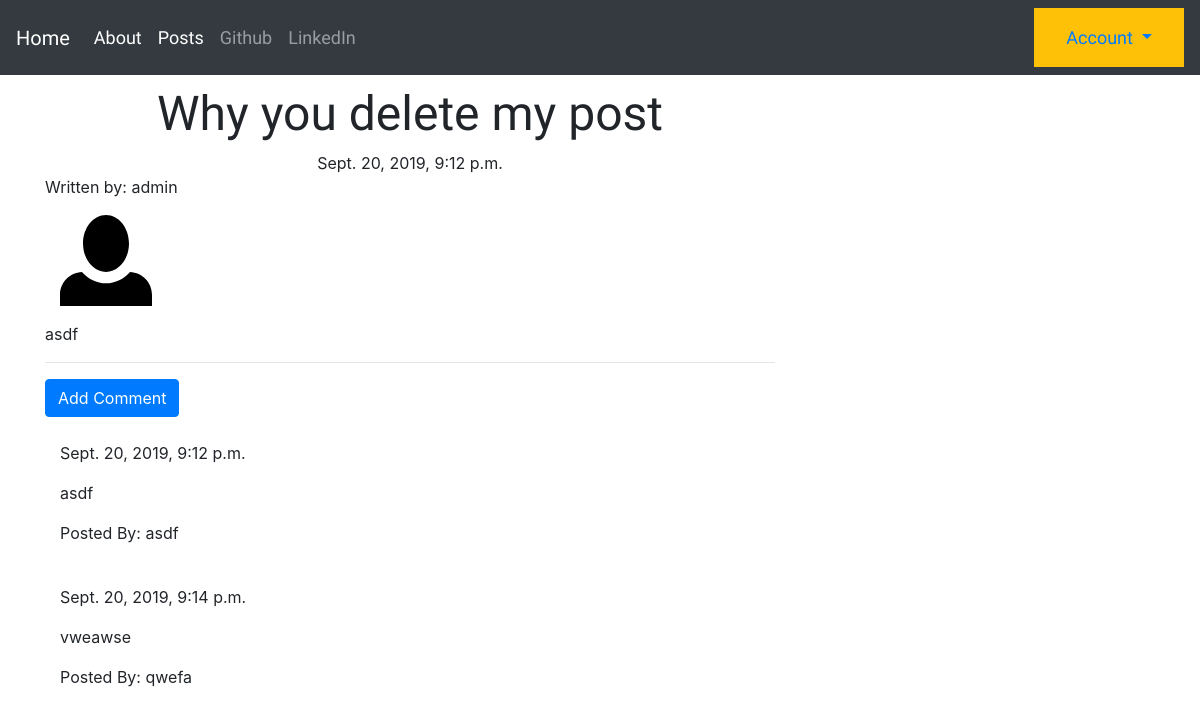
Page /blog/post/1 on the earlier database version.
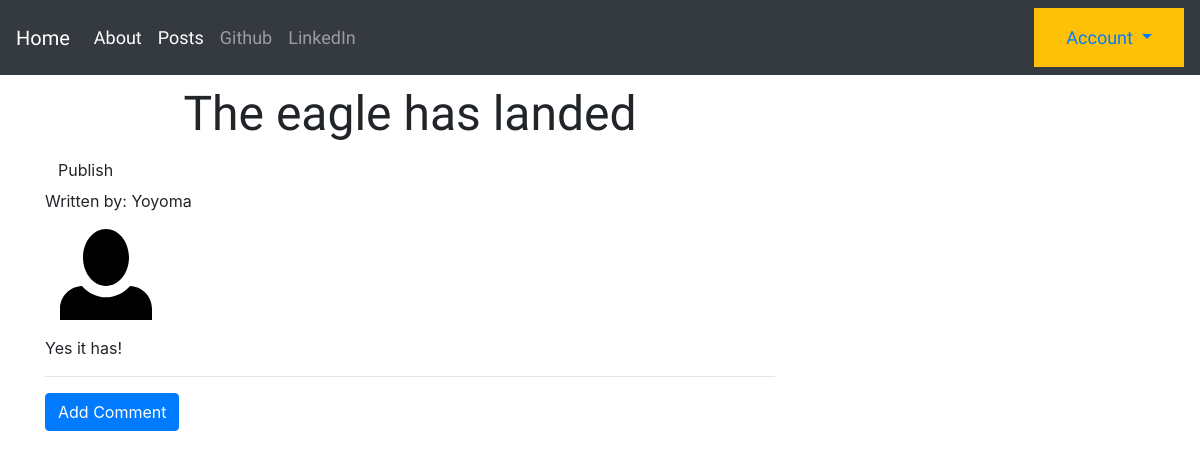
Same page on the later database version.
### blog/models.py (models this page shows, shortened)
class Post(models.Model):
    class Meta:
        app_label = 'blog'
    author = models.ForeignKey('auth.User',on_delete=models.CASCADE,blank=True)
    title = models.CharField(max_length=200)
    text = models.TextField()
    create_date = models.DateTimeField(default=timezone.now)
    published_date = models.DateTimeField(blank=True,null=True)
    def get_author_profile_pic(self):
        username = self.author.username
        if(username == "admin"):
            return ""
        else:
            try:
                pic = get_object_or_404(UserProfileInfo,user_id=get_object_or_404(User,username=username).id).profile_pic.url
            except ValueError:
                return ""
            return pic

class Comment(models.Model):
    class Meta:
        app_label = 'blog'
    post = models.ForeignKey('blog.Post',related_name='comments',on_delete=models.CASCADE)
    author = models.CharField(max_length=200)
    text = models.TextField()
    create_date = models.DateTimeField(default=timezone.now)
    approved_comment = models.BooleanField(default=False)

### blog/views.py (the view)
# urls.py: url(r'^post/(?P<pk>\d+)$',views.PostDetailView.as_view(),name='post_detail'),
class PostDetailView(DetailView):
    model = Post

### blog/templates/blog/post_detail.html (shortened to what this page needs)
{% extends "blog/base.html" %}
{% load static %}
{% block content %}
<h1 class="posttitle loader">{{post.title}}</h1>
{% if post.published_date %}
	<div class="date postdate">
		{{ post.published_date }}
	</div>
{% else %}
	<a class="btn btn-default" href="{% url 'blog:post_publish' pk=post.pk %}">Publish</a>
{% endif %}
	<div class="postauthor">
		<p>Written by: {{ post.author }}</p>
		<img class="rounded col-sm-2" src={{post.get_author_profile_pic|default:"/static/iconic/svg/person.svg"}} alt="Author Profile Picture">
	</div>
	<p class='postcontent'>{{ post.text|safe|linebreaksbr}}</p>
<hr>
<a class="btn btn-primary" href="{% url 'blog:add_comment_to_post' pk=post.pk %}">Add Comment</a>
<div class="container">
	{% for comment in post.comments.all %}
		<br>
		{% if user.is_authenticated or comment.approved_comment %}
			{{comment.create_date}}
			<p>{{comment.text|safe|linebreaks}}</p>
			<p>Posted By: {{comment.author}}</p>
		{% endif %}
		{% empty %}
		<p>No Comments!</p>
	{% endfor %}
{% endblock %}

Differences in the rows shown:
no longer on this page (row edited): Comment: create_date "Sept. 20, 2019, 9:12 p.m.", text "asdf", author "asdf"
removed Comment: create_date "Sept. 20, 2019, 9:14 p.m.", text "vweawse", author "qwefa"
changed Post: title "Why you delete my post" → "The eagle has landed"; author "admin" → "Yoyoma"; text "asdf" → "Yes it has!"; published_date "Sept. 20, 2019, 9:12 p.m." → (not shown)
Other differences:
text now shown: "Publish"
